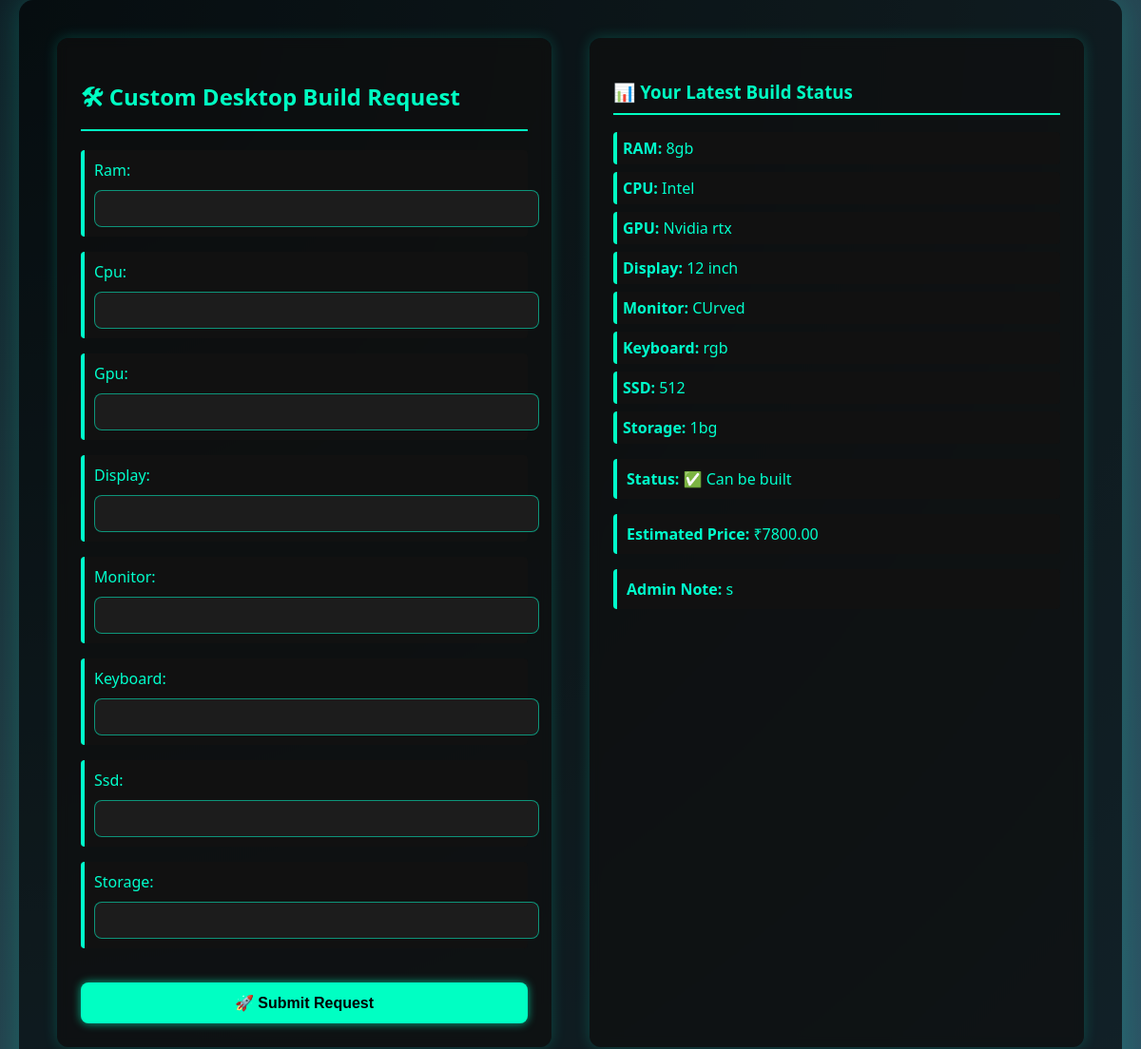
Screenshot of /custom-build/ (signed in) with the database file from the repository.
### bapp/models.py (models this page shows, shortened)
class CustomBuildRequest(models.Model):
    user = models.ForeignKey(User, on_delete=models.CASCADE)
    ram = models.CharField(max_length=50)
    cpu = models.CharField(max_length=50)
    gpu = models.CharField(max_length=50)
    display = models.CharField(max_length=50)
    monitor = models.CharField(max_length=50)
    keyboard = models.CharField(max_length=50)
    ssd = models.CharField(max_length=50)
    storage = models.CharField(max_length=50)
    is_possible = models.BooleanField(null=True, blank=True)
    estimated_price = models.DecimalField(max_digits=10, decimal_places=2, null=True, blank=True)
    admin_response = models.TextField(blank=True, null=True)
    created_at = models.DateTimeField(auto_now_add=True)

### bapp/views.py (the view, shortened to what this page needs)
# urls.py: path('custom-build/', views.custom_build_view, name='custom_build'),
@login_required
def custom_build_view(request):
    form = CustomBuildForm()
    latest_build = CustomBuildRequest.objects.filter(user=request.user).order_by('-created_at').first()
    return render(request, 'custom_build.html', {
        'form': form,
        'latest_build': latest_build,
    })

### bapp/forms.py
class CustomBuildForm(forms.ModelForm):
    class Meta:
        model = CustomBuildRequest
        fields = ['ram', 'cpu', 'gpu', 'display', 'monitor', 'keyboard', 'ssd', 'storage']

### templates/custom_build.html (shortened to what this page needs)
<!DOCTYPE html>
<html lang="en">
<head>
</head>
<body>
  <div class="container">
    <div class="form-section">
      <h2>🛠 Custom Desktop Build Request</h2>
      <form method="post">
        {{ form.as_p }}
        <button type="submit">🚀 Submit Request</button>
      </form>
    </div>
    {% if latest_build %}
    <div class="status-section">
      <h3>📊 Your Latest Build Status</h3>
      <ul>
        <li><strong>RAM:</strong> {{ latest_build.ram }}</li>
        <li><strong>CPU:</strong> {{ latest_build.cpu }}</li>
        <li><strong>GPU:</strong> {{ latest_build.gpu }}</li>
        <li><strong>Display:</strong> {{ latest_build.display }}</li>
        <li><strong>Monitor:</strong> {{ latest_build.monitor }}</li>
        <li><strong>Keyboard:</strong> {{ latest_build.keyboard }}</li>
        <li><strong>SSD:</strong> {{ latest_build.ssd }}</li>
        <li><strong>Storage:</strong> {{ latest_build.storage }}</li>
      </ul>
      <p><strong>Status:</strong>
        {% if latest_build.is_possible == True %}
          ✅ Can be built
        {% elif latest_build.is_possible == False %}
          ❌ Cannot be built
        {% else %}
          ⏳ Awaiting admin response
        {% endif %}
      </p>
      {% if latest_build.estimated_price %}
        <p><strong>Estimated Price:</strong> ₹{{ latest_build.estimated_price }}</p>
      {% endif %}
      {% if latest_build.admin_response %}
        <p><strong>Admin Note:</strong> {{ latest_build.admin_response }}</p>
      {% endif %}
    </div>
    {% endif %}
  </div>
</body>
</html>

### templates/custom_build.html (style rules this page uses)
body { margin: 0; padding: 0; font-family: 'Segoe UI', Tahoma, Geneva, Verdana, sans-serif; background: radial-gradient(circle at top left, #0f2027, #203a43, #2c5364); color: #00ffcc; display: flex; justify-content: center; align-items: center; min-height: 100vh; }
.container { display: flex; justify-content: space-between; gap: 40px; width: 90%; max-width: 1200px; padding: 40px; background: rgba(0, 0, 0, 0.6); border-radius: 15px; box-shadow: 0 0 30px #00ffcc33; animation: fadeIn 1.2s ease-in-out; }
.form-section, .status-section { flex: 1; background-color: rgba(15, 15, 15, 0.7); padding: 25px; border-radius: 12px; box-shadow: 0 0 15px #00ffd533; backdrop-filter: blur(6px); }
.form-section h2, .status-section h3 { color: #00ffc3; border-bottom: 2px solid #00ffc3; padding-bottom: 10px; }
form input, form select, form textarea { width: 100%; padding: 10px; margin-top: 10px; background: #1c1c1c; color: #00ffcc; border: 1px solid #00ffcc88; border-radius: 8px; font-size: 15px; }
form button { margin-top: 20px; width: 100%; padding: 12px; border: none; border-radius: 8px; font-size: 16px; font-weight: bold; background: #00ffc3; color: #000; cursor: pointer; box-shadow: 0 0 10px #00ffc3aa; transition: transform 0.3s ease; }
ul { list-style: none; padding-left: 0; }
ul li { margin: 8px 0; padding: 6px; background: #111; border-left: 4px solid #00ffc3; border-radius: 4px; }
p { margin-top: 10px; background: #111; padding: 10px; border-left: 4px solid #00ffcc; border-radius: 4px; }

### rows the page displays
CustomBuildRequest: ram "8gb", cpu "Intel", gpu "Nvidia rtx", display "12 inch", monitor "CUrved", keyboard "rgb", ssd "512", storage "1bg", estimated_price "7800.00", admin_response "s"
